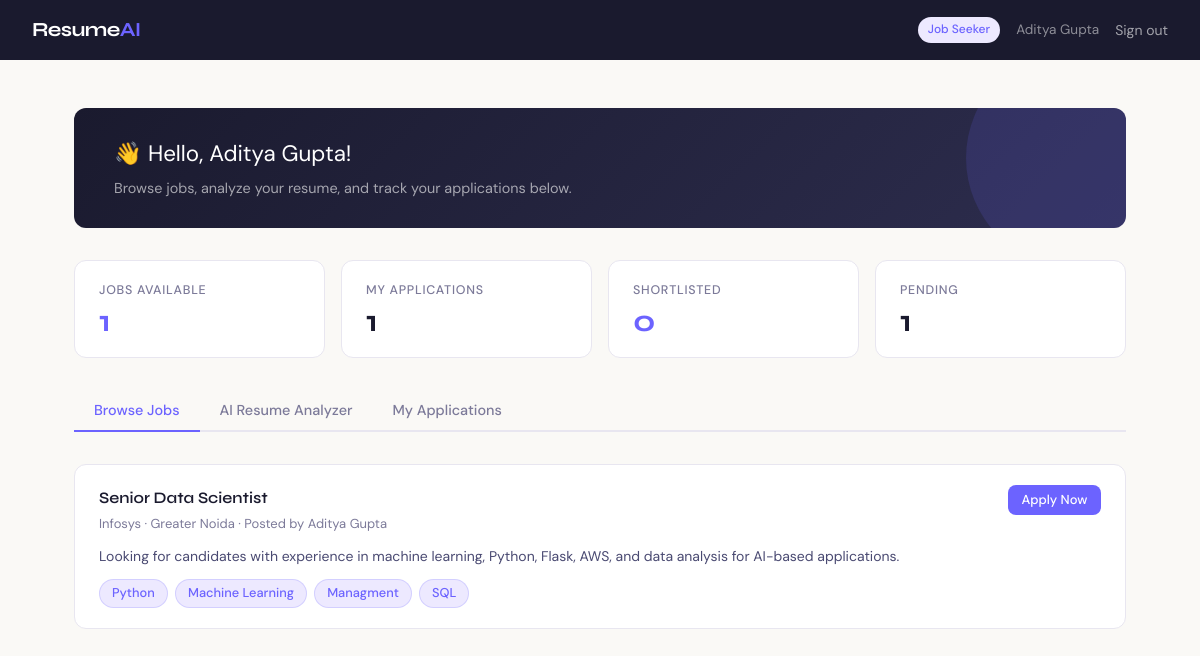
The app's page /seeker (signed in) with its own data.
### tables this page shows
CREATE TABLE users (
            id        INTEGER PRIMARY KEY AUTOINCREMENT,
            name      TEXT    NOT NULL,
            email     TEXT    NOT NULL UNIQUE,
            password  TEXT    NOT NULL,
            role      TEXT    NOT NULL CHECK(role IN ('jobseeker','recruiter')),
            created_at DATETIME DEFAULT CURRENT_TIMESTAMP
        );

CREATE TABLE jobs (
            id          INTEGER PRIMARY KEY AUTOINCREMENT,
            recruiter_id INTEGER NOT NULL,
            title       TEXT NOT NULL,
            company     TEXT NOT NULL,
            location    TEXT,
            description TEXT NOT NULL,
            skills      TEXT,
            posted_at   DATETIME DEFAULT CURRENT_TIMESTAMP,
            FOREIGN KEY (recruiter_id) REFERENCES users(id)
        );

### app.py (the view)
@app.route('/seeker')
@login_required
@seeker_required
def seeker():
    jobs = get_all_jobs()
    applications = get_applications_by_seeker(session['user_id'])
    return render_template('seeker_dashboard.html',
        jobs=jobs, applications=applications, tab='browse')

### app.py (called while the page is built)
def login_required(f):
    @wraps(f)
    def decorated(*args, **kwargs):
        if 'user_id' not in session:
            flash('Please log in to continue.', 'info')
            return redirect(url_for('login'))
        return f(*args, **kwargs)
    return decorated

def seeker_required(f):
    @wraps(f)
    def decorated(*args, **kwargs):
        if session.get('role') != 'jobseeker':
            flash('Access restricted to job seekers.', 'error')
            return redirect(url_for('login'))
        return f(*args, **kwargs)
    return decorated

### database.py (called while the page is built)
def get_db():
    conn = sqlite3.connect(DB_PATH)
    conn.row_factory = sqlite3.Row
    return conn

def get_all_jobs():
    conn = get_db()
    jobs = conn.execute('''
        SELECT j.*, u.name AS recruiter_name
        FROM jobs j JOIN users u ON j.recruiter_id = u.id
        ORDER BY j.posted_at DESC
    ''').fetchall()
    conn.close()
    return jobs

def get_applications_by_seeker(seeker_id):
    conn = get_db()
    apps = conn.execute('''
        SELECT a.*, j.title AS job_title, j.company, j.location
        FROM applications a JOIN jobs j ON a.job_id = j.id
        WHERE a.seeker_id = ?
        ORDER BY a.applied_at DESC
    ''', (seeker_id,)).fetchall()
    conn.close()
    return apps

### templates/seeker_dashboard.html (shortened to what this page needs)
<!DOCTYPE html>
<html lang="en">
<head>
    <link rel="stylesheet" href="{{ url_for('static', filename='style.css') }}">
</head>
<body>
<nav class="nav">
    <div class="nav-brand">Resume<span>AI</span></div>
    <div class="nav-right">
        <span class="nav-badge">Job Seeker</span>
        <span style="color:rgba(255,255,255,0.5); font-size:0.85rem;">{{ session.name }}</span>
        <a href="/logout" class="nav-link">Sign out</a>
    </div>
</nav>
<div class="page">
    <div class="welcome">
        <div class="welcome-title">👋 Hello, {{ session.name }}!</div>
        <div class="welcome-sub">Browse jobs, analyze your resume, and track your applications below.</div>
    </div>
    <div class="stats">
        <div class="stat">
            <div class="stat-label">Jobs Available</div>
            <div class="stat-value accent">{{ jobs|length }}</div>
        </div>
        <div class="stat">
            <div class="stat-label">My Applications</div>
            <div class="stat-value">{{ applications|length }}</div>
        </div>
        <div class="stat">
            <div class="stat-label">Shortlisted</div>
            <div class="stat-value accent">{{ applications|selectattr('status','equalto','shortlisted')|list|length }}</div>
        </div>
        <div class="stat">
            <div class="stat-label">Pending</div>
            <div class="stat-value">{{ applications|selectattr('status','equalto','pending')|list|length }}</div>
        </div>
    </div>
    <div class="tabs">
        <button class="tab-btn {% if tab=='browse' %}active{% endif %}" onclick="showTab('browse')">Browse Jobs</button>
        <button class="tab-btn {% if tab=='analyze' %}active{% endif %}" onclick="showTab('analyze')">AI Resume Analyzer</button>
        <button class="tab-btn {% if tab=='applications' %}active{% endif %}" onclick="showTab('applications')">My Applications</button>
    </div>
    <div id="tab-browse" class="tab-content" style="display:none;">
        {% if jobs %}
            <div style="display: flex; flex-direction: column; gap: 1rem;">
            {% for job in jobs %}
            <div class="job-card">
                <div style="display:flex; justify-content:space-between; align-items:flex-start; flex-wrap:wrap; gap:0.75rem;">
                    <div style="flex:1; min-width:200px;">
                        <div class="job-title">{{ job.title }}</div>
                        <div class="job-meta">{{ job.company }}{% if job.location %} · {{ job.location }}{% endif %} · Posted by {{ job.recruiter_name }}</div>
                        <div class="job-desc">{{ job.description }}</div>
                        {% if job.skills %}
                        <div class="pill-group" style="margin-top:0.5rem;">
                            {% for skill in job.skills.split(',') %}
                            <span class="pill">{{ skill.strip() }}</span>
                            {% endfor %}
                        </div>
                        {% endif %}
                    </div>
                    <div style="flex-shrink:0;">
                        <button class="btn btn-primary btn-sm" onclick="openApply({{ job.id }}, '{{ job.title }}', '{{ job.company }}')">Apply Now</button>
                    </div>
                </div>
            </div>
            {% endfor %}
            </div>
        {% endif %}
    </div>
</div>
</body>
</html>

### static/style.css (style rules this page uses)
:root { --ink: #1a1a2e; --ink-mid: #2d2d4e; --ink-light: #4a4a72; --accent: #6c63ff; --accent-hover: #574fd6; --accent-soft: #ede9ff; --success: #10b981; --success-soft: #d1fae5; --success-text: #065f46; --danger: #ef4444; --danger-soft: #fee2e2; --danger-text: #991b1b; --warning: #f59e0b; --warning-soft: #fef3c7; --warning-text: #92400e; --cream: #faf9f6; --white: #ffffff; --border: #e8e6f0; --text-muted: #7c7a99; --shadow: 0 2px 16px rgba(26,26,46,0.07); --radius: 12px; --radius-sm: 8px; }
* { box-sizing: border-box; margin: 0; padding: 0; }
body { font-family: 'DM Sans', sans-serif; background: var(--cream); color: var(--ink); min-height: 100vh; line-height: 1.6; }
a { color: var(--accent); text-decoration: none; }
.nav { background: var(--ink); padding: 0 2rem; display: flex; align-items: center; justify-content: space-between; height: 60px; position: sticky; top: 0; z-index: 100; }
.nav-brand { font-family: 'Syne', sans-serif; font-size: 1.25rem; font-weight: 700; color: white; letter-spacing: -0.03em; }
.nav-brand span { color: var(--accent); }
.nav-right { display: flex; align-items: center; gap: 1rem; }
.nav-badge { background: var(--accent-soft); color: var(--accent); font-size: 0.75rem; font-weight: 500; padding: 3px 10px; border-radius: 100px; }
.nav-link { color: rgba(255,255,255,0.6); font-size: 0.875rem; cursor: pointer; background: none; border: none; font-family: inherit; transition: color 0.2s; text-decoration: none; }
.page { max-width: 1100px; margin: 0 auto; padding: 2rem 1.5rem; }
.tabs { display: flex; gap: 0; border-bottom: 2px solid var(--border); margin-bottom: 2rem; }
.tab-btn { padding: 0.7rem 1.25rem; background: none; border: none; font-family: 'DM Sans', sans-serif; font-size: 0.9rem; font-weight: 500; color: var(--text-muted); cursor: pointer; border-bottom: 2px solid transparent; margin-bottom: -2px; transition: all 0.18s; }
.tab-btn.active { color: var(--accent); border-bottom-color: var(--accent); }
.stats { display: grid; grid-template-columns: repeat(auto-fit, minmax(150px, 1fr)); gap: 1rem; margin-bottom: 2rem; }
.stat { background: var(--white); border: 1px solid var(--border); border-radius: var(--radius); padding: 1.25rem 1.5rem; }
.stat-label { font-size: 0.78rem; color: var(--text-muted); text-transform: uppercase; letter-spacing: 0.06em; font-weight: 500; margin-bottom: 0.35rem; }
.stat-value { font-family: 'Syne', sans-serif; font-size: 1.9rem; font-weight: 700; color: var(--ink); line-height: 1; }
.stat-value.accent { color: var(--accent); }
.btn { display: inline-flex; align-items: center; gap: 0.45rem; padding: 0.65rem 1.3rem; border-radius: var(--radius-sm); font-family: 'DM Sans', sans-serif; font-size: 0.9rem; font-weight: 500; cursor: pointer; border: none; transition: all 0.18s; text-decoration: none; white-space: nowrap; }
.btn-primary { background: var(--accent); color: white; }
.btn-sm { padding: 0.4rem 0.85rem; font-size: 0.8125rem; }
.pill-group { display: flex; flex-wrap: wrap; gap: 0.45rem; margin-top: 0.6rem; }
.pill { padding: 3px 12px; border-radius: 100px; font-size: 0.8rem; font-weight: 500; background: var(--accent-soft); color: var(--accent); border: 1px solid rgba(108,99,255,0.2); }
.job-card { background: var(--white); border: 1px solid var(--border); border-radius: var(--radius); padding: 1.25rem 1.5rem; transition: all 0.18s; }
.job-title { font-family: 'Syne', sans-serif; font-size: 1rem; font-weight: 600; margin-bottom: 3px; }
.job-meta { font-size: 0.8125rem; color: var(--text-muted); margin-bottom: 0.65rem; }
.job-desc { font-size: 0.875rem; color: var(--ink-light); margin-bottom: 0.75rem; display: -webkit-box; -webkit-line-clamp: 3; -webkit-box-orient: vertical; overflow: hidden; }
.welcome { background: linear-gradient(135deg, var(--ink) 0%, var(--ink-mid) 100%); color: white; border-radius: var(--radius); padding: 1.75rem 2.5rem; margin-bottom: 2rem; position: relative; overflow: hidden; }
.welcome::before { content: ''; position: absolute; right: -60px; top: -60px; width: 220px; height: 220px; border-radius: 50%; background: rgba(108,99,255,0.15); }
.welcome-title { font-size: 1.4rem; margin-bottom: 0.3rem; color: white; }
.welcome-sub { font-size: 0.9rem; color: rgba(255,255,255,0.6); }

### records on screen
users: name "Aditya Gupta"
jobs: title "Senior Data Scientist", company "Infosys", location "Greater Noida", recruiter_name "Aditya Gupta", description "Looking for candidates with experience in machine learning, Python, Flask, AWS, and data analysis for AI-based applications.", strip "Python" "Machine Learning" "Managment" "SQL"

### other values on screen
{{ jobs|length }} "1"
{{ applications|length }} "1"
{{ applications|selectattr('status','equalto','shortlisted')|list|length }} "0"
{{ applications|selectattr('status','equalto','pending')|list|length }} "1"
